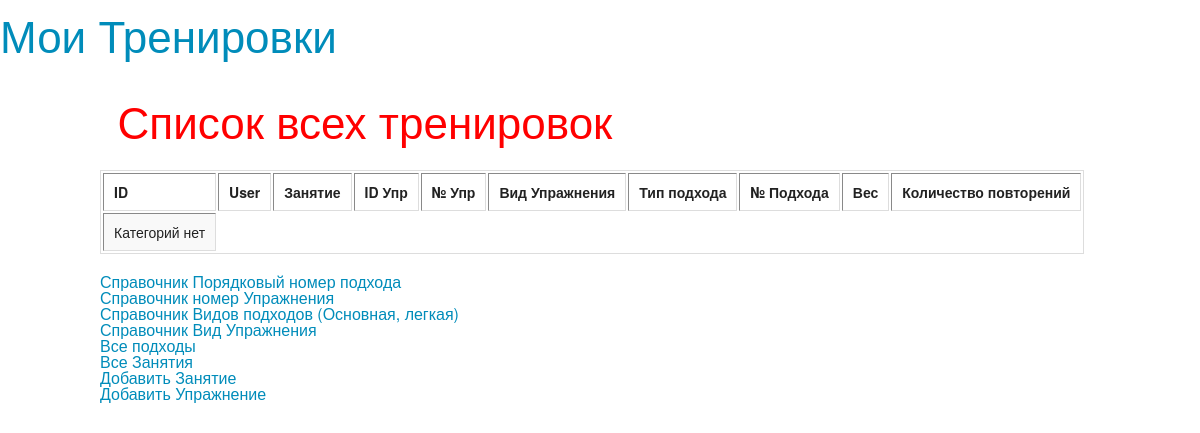
/vse_podhodi/, run on an earlier commit of the app's database.
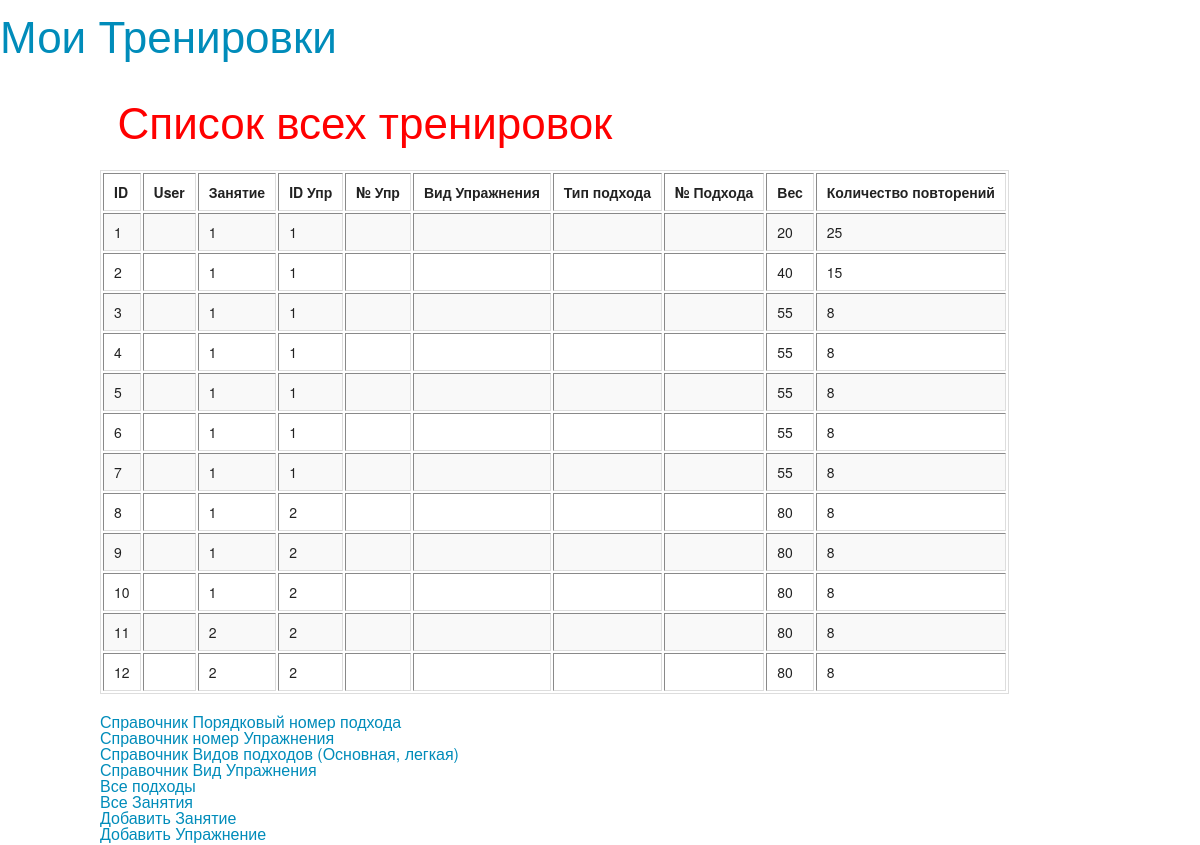
And on a later commit of the database.
### trenirovka/models.py (models this page shows)
class Podhod(models.Model):
	zanyatie       = models.ForeignKey(Zanyatie)
	ypraznenie	   = models.ForeignKey(Yprazneniya)
	pp_yprazneniya = models.CharField(max_length=200)
	vid_treni      = models.CharField(max_length=200)
	vid_podhoda    = models.CharField(max_length=200)
	pp_podhoda     = models.CharField(max_length=200)
	povtoreniya    = models.IntegerField(default=0)
	ves            = models.IntegerField(default=0)
	status         = models.CharField(max_length=200)

class Zanyatie(models.Model):
	user = models.CharField(max_length=100)
	date = models.CharField(max_length=100)
	def __unicode__ ( self ) :
		return self.date

class Yprazneniya(models.Model):
	pp_yprazneniya = models.ForeignKey(PP_Yprazneniya)
	vid_treni      = models.ForeignKey(Vid_Treni)
	vid_podhoda    = models.ForeignKey(Vid_Podhod)
	zanyatie       = models.ForeignKey(Zanyatie)
	def __unicode__ ( self ) :
		return str(self.id)

### trenirovka/views.py (the view)
# urls.py: url(r'^vse_podhodi/$', 'trenirovka.views.vse_podhodi'),
def vse_podhodi (request) :
	vse_podhodi_list = Podhod.objects.all()
	return render_to_response ('vse_podhodi.html', locals() )

### trenirovka/templates/vse_podhodi.html
{% extends "index.html" %}
{% block sidebar %}
<ul>
		<h1>
		  Список всех тренировок
		</h1>
</ul>
{% endblock %}
{% block content%}
		<table border="1">
					<td  style="font-weight:bold" > ID</td>
					<td  style="font-weight:bold" >User</td>
					<td  style="font-weight:bold" > Занятие</td>
					<td  style="font-weight:bold" >ID Упр</td>
					<td  style="font-weight:bold" >№ Упр</td>
					<td  style="font-weight:bold" > Вид Упражнения</td>
					<td  style="font-weight:bold" >Тип подхода</td>
					<td  style="font-weight:bold" > № Подхода</td>
					<td  style="font-weight:bold" >Вес</td>
					<td  style="font-weight:bold" > Количество повторений</td>
			{% for podhod in vse_podhodi_list %}
				<tr>
					<td>{{podhod.id}}</td>
					<td>{{podhod.user}}</td>
					<td>{{podhod.zanyatie}}</td>
					<td>{{podhod.ypraznenie}}</td>
					<td>{{podhod.pp_yprazneniya}}</td>
					<td>{{podhod.vid_treni}}</td>
					<td>{{podhod.vid_podhoda}}</td>
					<td>{{podhod.pp_podhoda}}</td>
					<td>{{podhod.ves}}</td>
					<td>{{podhod.povtoreniya}}</td>
				</tr>
			{% empty %}
				<tr><td>Категорий нет</td></tr>
			{% endfor%}
		</table>
{% endblock %}

What changed in the data, as far as the page shows it:
added Podhod: id "1", zanyatie "1", ypraznenie "1", ves "20", povtoreniya "25"
added Podhod: id "2", zanyatie "1", ypraznenie "1", ves "40", povtoreniya "15"
added Podhod: id "3", zanyatie "1", ypraznenie "1", ves "55", povtoreniya "8"
added Podhod: id "4", zanyatie "1", ypraznenie "1", ves "55", povtoreniya "8"
added Podhod: id "5", zanyatie "1", ypraznenie "1", ves "55", povtoreniya "8"
added Podhod: id "6", zanyatie "1", ypraznenie "1", ves "55", povtoreniya "8"
added Podhod: id "7", zanyatie "1", ypraznenie "1", ves "55", povtoreniya "8"
added Podhod: id "8", zanyatie "1", ypraznenie "2", ves "80", povtoreniya "8"
added Podhod: id "9", zanyatie "1", ypraznenie "2", ves "80", povtoreniya "8"
added Podhod: id "10", zanyatie "1", ypraznenie "2", ves "80", povtoreniya "8"
added Podhod: id "11", zanyatie "2", ypraznenie "2", ves "80", povtoreniya "8"
added Podhod: id "12", zanyatie "2", ypraznenie "2", ves "80", povtoreniya "8"
Also different on the page:
text no longer shown: "Категорий нет"
